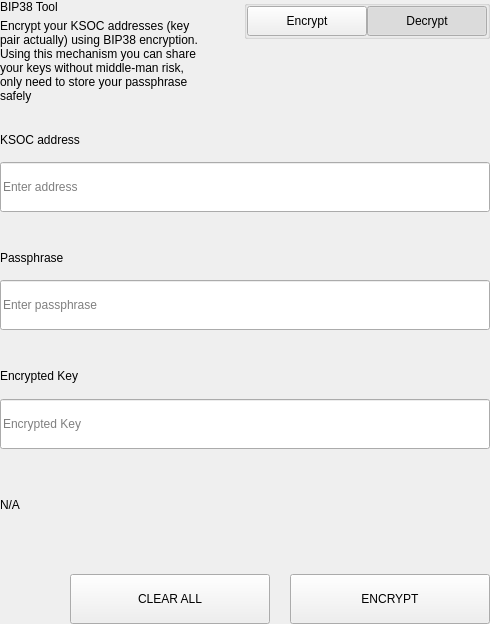
<?xml version="1.0" encoding="UTF-8"?>
<ui version="4.0">
 <class>SettingsBitToolWidget</class>
 <widget class="QWidget" name="SettingsBitToolWidget">
  <property name="geometry">
   <rect>
    <x>0</x>
    <y>0</y>
    <width>490</width>
    <height>624</height>
   </rect>
  </property>
  <property name="windowTitle">
   <string>Form</string>
  </property>
  <layout class="QVBoxLayout" name="verticalLayout">
   <property name="spacing">
    <number>0</number>
   </property>
   <property name="leftMargin">
    <number>0</number>
   </property>
   <property name="topMargin">
    <number>0</number>
   </property>
   <property name="rightMargin">
    <number>0</number>
   </property>
   <property name="bottomMargin">
    <number>0</number>
   </property>
   <item>
    <widget class="QWidget" name="left" native="true">
     <layout class="QVBoxLayout" name="verticalLayout_3">
      <property name="leftMargin">
       <number>0</number>
      </property>
      <property name="topMargin">
       <number>0</number>
      </property>
      <property name="rightMargin">
       <number>0</number>
      </property>
      <property name="bottomMargin">
       <number>0</number>
      </property>
      <item>
       <layout class="QVBoxLayout" name="verticalLayout_2">
        <property name="spacing">
         <number>0</number>
        </property>
        <item>
         <layout class="QHBoxLayout" name="horizontalLayout_3" stretch="3,1">
          <property name="spacing">
           <number>40</number>
          </property>
          <item>
           <layout class="QVBoxLayout" name="verticalLayoutTitle">
            <property name="spacing">
             <number>5</number>
            </property>
            <item>
             <widget class="QLabel" name="labelTitle">
              <property name="text">
               <string>BIP38 Tool</string>
              </property>
             </widget>
            </item>
            <item>
             <widget class="QLabel" name="labelSubtitle1">
              <property name="text">
               <string>Encrypt your KSOC addresses (key pair actually) using BIP38 encryption.
Using this mechanism you can share your keys without middle-man risk, only need to store your passphrase safely</string>
              </property>
              <property name="wordWrap">
               <bool>true</bool>
              </property>
             </widget>
            </item>
           </layout>
          </item>
          <item alignment="Qt::AlignTop">
           <widget class="QGroupBox" name="groupBox">
            <property name="title">
             <string/>
            </property>
            <property name="alignment">
             <set>Qt::AlignLeading|Qt::AlignLeft|Qt::AlignTop</set>
            </property>
            <layout class="QHBoxLayout" name="horizontalLayout_4">
             <property name="spacing">
              <number>0</number>
             </property>
             <property name="leftMargin">
              <number>0</number>
             </property>
             <property name="topMargin">
              <number>0</number>
             </property>
             <property name="rightMargin">
              <number>0</number>
             </property>
             <property name="bottomMargin">
              <number>0</number>
             </property>
             <item>
              <spacer name="horizontalSpacer">
               <property name="orientation">
                <enum>Qt::Horizontal</enum>
               </property>
               <property name="sizeHint" stdset="0">
                <size>
                 <width>40</width>
                 <height>20</height>
                </size>
               </property>
              </spacer>
             </item>
             <item>
              <widget class="QPushButton" name="pushLeft">
               <property name="minimumSize">
                <size>
                 <width>120</width>
                 <height>30</height>
                </size>
               </property>
               <property name="maximumSize">
                <size>
                 <width>120</width>
                 <height>30</height>
                </size>
               </property>
               <property name="focusPolicy">
                <enum>Qt::NoFocus</enum>
               </property>
               <property name="text">
                <string>Encrypt</string>
               </property>
               <property name="checkable">
                <bool>true</bool>
               </property>
               <property name="autoExclusive">
                <bool>true</bool>
               </property>
              </widget>
             </item>
             <item>
              <widget class="QPushButton" name="pushRight">
               <property name="minimumSize">
                <size>
                 <width>120</width>
                 <height>30</height>
                </size>
               </property>
               <property name="maximumSize">
                <size>
                 <width>120</width>
                 <height>30</height>
                </size>
               </property>
               <property name="focusPolicy">
                <enum>Qt::NoFocus</enum>
               </property>
               <property name="text">
                <string>Decrypt</string>
               </property>
               <property name="checkable">
                <bool>true</bool>
               </property>
               <property name="checked">
                <bool>true</bool>
               </property>
               <property name="autoExclusive">
                <bool>true</bool>
               </property>
              </widget>
             </item>
            </layout>
           </widget>
          </item>
         </layout>
        </item>
        <item>
         <widget class="QStackedWidget" name="stackedWidget">
          <property name="currentIndex">
           <number>1</number>
          </property>
          <widget class="QWidget" name="pageDecrypt">
           <layout class="QVBoxLayout" name="verticalLayout_5">
            <property name="spacing">
             <number>0</number>
            </property>
            <property name="leftMargin">
             <number>0</number>
            </property>
            <property name="topMargin">
             <number>0</number>
            </property>
            <property name="rightMargin">
             <number>0</number>
            </property>
            <property name="bottomMargin">
             <number>0</number>
            </property>
            <item>
             <widget class="QWidget" name="widget" native="true">
              <property name="minimumSize">
               <size>
                <width>0</width>
                <height>100</height>
               </size>
              </property>
              <layout class="QVBoxLayout" name="verticalLayout_4">
               <property name="spacing">
                <number>0</number>
               </property>
               <property name="leftMargin">
                <number>0</number>
               </property>
               <property name="topMargin">
                <number>0</number>
               </property>
               <property name="rightMargin">
                <number>0</number>
               </property>
               <property name="bottomMargin">
                <number>0</number>
               </property>
               <item>
                <spacer name="verticalSpacer_2">
                 <property name="orientation">
                  <enum>Qt::Vertical</enum>
                 </property>
                 <property name="sizeType">
                  <enum>QSizePolicy::Fixed</enum>
                 </property>
                 <property name="sizeHint" stdset="0">
                  <size>
                   <width>20</width>
                   <height>20</height>
                  </size>
                 </property>
                </spacer>
               </item>
               <item>
                <layout class="QHBoxLayout" name="horizontalLayout_6" stretch="2">
                 <property name="spacing">
                  <number>0</number>
                 </property>
                 <item>
                  <layout class="QVBoxLayout" name="verticalLayout_7">
                   <property name="spacing">
                    <number>9</number>
                   </property>
                   <item>
                    <widget class="QLabel" name="labelSubtitleKey">
                     <property name="minimumSize">
                      <size>
                       <width>0</width>
                       <height>20</height>
                      </size>
                     </property>
                     <property name="maximumSize">
                      <size>
                       <width>16777215</width>
                       <height>20</height>
                      </size>
                     </property>
                     <property name="text">
                      <string>Encrypted key</string>
                     </property>
                    </widget>
                   </item>
                   <item>
                    <widget class="QLineEdit" name="lineEditKey">
                     <property name="minimumSize">
                      <size>
                       <width>0</width>
                       <height>50</height>
                      </size>
                     </property>
                     <property name="maximumSize">
                      <size>
                       <width>16777215</width>
                       <height>50</height>
                      </size>
                     </property>
                     <property name="placeholderText">
                      <string>Enter a encrypted key</string>
                     </property>
                    </widget>
                   </item>
                  </layout>
                 </item>
                </layout>
               </item>
               <item>
                <spacer name="verticalSpacer_3">
                 <property name="orientation">
                  <enum>Qt::Vertical</enum>
                 </property>
                 <property name="sizeType">
                  <enum>QSizePolicy::Fixed</enum>
                 </property>
                 <property name="sizeHint" stdset="0">
                  <size>
                   <width>20</width>
                   <height>20</height>
                  </size>
                 </property>
                </spacer>
               </item>
               <item>
                <layout class="QVBoxLayout" name="verticalLayout_9">
                 <property name="spacing">
                  <number>9</number>
                 </property>
                 <item>
                  <widget class="QLabel" name="labelSubtitlePassphrase">
                   <property name="maximumSize">
                    <size>
                     <width>16777215</width>
                     <height>20</height>
                    </size>
                   </property>
                   <property name="text">
                    <string>Passphrase</string>
                   </property>
                  </widget>
                 </item>
                 <item>
                  <widget class="QLineEdit" name="lineEditPassphrase">
                   <property name="minimumSize">
                    <size>
                     <width>0</width>
                     <height>50</height>
                    </size>
                   </property>
                   <property name="maximumSize">
                    <size>
                     <width>16777215</width>
                     <height>50</height>
                    </size>
                   </property>
                   <property name="placeholderText">
                    <string>Enter a passphrase</string>
                   </property>
                  </widget>
                 </item>
                </layout>
               </item>
               <item>
                <spacer name="verticalSpacer_4">
                 <property name="orientation">
                  <enum>Qt::Vertical</enum>
                 </property>
                 <property name="sizeType">
                  <enum>QSizePolicy::Fixed</enum>
                 </property>
                 <property name="sizeHint" stdset="0">
                  <size>
                   <width>20</width>
                   <height>20</height>
                  </size>
                 </property>
                </spacer>
               </item>
               <item>
                <widget class="QWidget" name="widget_3" native="true">
                 <property name="sizePolicy">
                  <sizepolicy hsizetype="Preferred" vsizetype="Fixed">
                   <horstretch>0</horstretch>
                   <verstretch>0</verstretch>
                  </sizepolicy>
                 </property>
                 <layout class="QVBoxLayout" name="verticalLayout_10">
                  <property name="spacing">
                   <number>9</number>
                  </property>
                  <property name="leftMargin">
                   <number>0</number>
                  </property>
                  <property name="topMargin">
                   <number>0</number>
                  </property>
                  <property name="rightMargin">
                   <number>0</number>
                  </property>
                  <property name="bottomMargin">
                   <number>0</number>
                  </property>
                  <item>
                   <widget class="QLabel" name="labelSubtitleDecryptResult">
                    <property name="minimumSize">
                     <size>
                      <width>0</width>
                      <height>20</height>
                     </size>
                    </property>
                    <property name="maximumSize">
                     <size>
                      <width>16777215</width>
                      <height>20</height>
                     </size>
                    </property>
                    <property name="text">
                     <string>Decrypted address result</string>
                    </property>
                   </widget>
                  </item>
                  <item>
                   <widget class="QWidget" name="widget_4" native="true">
                    <layout class="QHBoxLayout" name="horizontalLayout" stretch="6,0,1">
                     <property name="spacing">
                      <number>0</number>
                     </property>
                     <property name="leftMargin">
                      <number>0</number>
                     </property>
                     <property name="topMargin">
                      <number>0</number>
                     </property>
                     <property name="rightMargin">
                      <number>0</number>
                     </property>
                     <property name="bottomMargin">
                      <number>0</number>
                     </property>
                     <item alignment="Qt::AlignVCenter">
                      <widget class="QLineEdit" name="lineEditDecryptResult">
                       <property name="minimumSize">
                        <size>
                         <width>0</width>
                         <height>50</height>
                        </size>
                       </property>
                       <property name="maximumSize">
                        <size>
                         <width>16777215</width>
                         <height>50</height>
                        </size>
                       </property>
                       <property name="placeholderText">
                        <string>Decrypted Address</string>
                       </property>
                      </widget>
                     </item>
                     <item>
                      <spacer name="horizontalSpacer_4">
                       <property name="orientation">
                        <enum>Qt::Horizontal</enum>
                       </property>
                       <property name="sizeType">
                        <enum>QSizePolicy::Fixed</enum>
                       </property>
                       <property name="sizeHint" stdset="0">
                        <size>
                         <width>20</width>
                         <height>50</height>
                        </size>
                       </property>
                      </spacer>
                     </item>
                     <item>
                      <widget class="QPushButton" name="pushButtonImport">
                       <property name="minimumSize">
                        <size>
                         <width>140</width>
                         <height>40</height>
                        </size>
                       </property>
                       <property name="text">
                        <string>Import Address</string>
                       </property>
                      </widget>
                     </item>
                    </layout>
                   </widget>
                  </item>
                 </layout>
                </widget>
               </item>
               <item>
                <widget class="QLabel" name="statusLabel_DEC">
                 <property name="maximumSize">
                  <size>
                   <width>16777215</width>
                   <height>40</height>
                  </size>
                 </property>
                 <property name="text">
                  <string/>
                 </property>
                </widget>
               </item>
               <item>
                <spacer name="verticalSpacer">
                 <property name="orientation">
                  <enum>Qt::Vertical</enum>
                 </property>
                 <property name="sizeType">
                  <enum>QSizePolicy::Preferred</enum>
                 </property>
                 <property name="sizeHint" stdset="0">
                  <size>
                   <width>20</width>
                   <height>20</height>
                  </size>
                 </property>
                </spacer>
               </item>
               <item>
                <layout class="QHBoxLayout" name="horizontalLayout_7">
                 <property name="spacing">
                  <number>0</number>
                 </property>
                 <item>
                  <spacer name="horizontalSpacer_5">
                   <property name="orientation">
                    <enum>Qt::Horizontal</enum>
                   </property>
                   <property name="sizeType">
                    <enum>QSizePolicy::Expanding</enum>
                   </property>
                   <property name="sizeHint" stdset="0">
                    <size>
                     <width>40</width>
                     <height>20</height>
                    </size>
                   </property>
                  </spacer>
                 </item>
                 <item>
                  <widget class="QPushButton" name="pushButtonDecryptClear">
                   <property name="minimumSize">
                    <size>
                     <width>200</width>
                     <height>50</height>
                    </size>
                   </property>
                   <property name="maximumSize">
                    <size>
                     <width>200</width>
                     <height>50</height>
                    </size>
                   </property>
                   <property name="text">
                    <string>CLEAR</string>
                   </property>
                  </widget>
                 </item>
                 <item>
                  <spacer name="horizontalSpacer_3">
                   <property name="orientation">
                    <enum>Qt::Horizontal</enum>
                   </property>
                   <property name="sizeType">
                    <enum>QSizePolicy::Fixed</enum>
                   </property>
                   <property name="sizeHint" stdset="0">
                    <size>
                     <width>20</width>
                     <height>20</height>
                    </size>
                   </property>
                  </spacer>
                 </item>
                 <item>
                  <widget class="QPushButton" name="pushButtonDecrypt">
                   <property name="minimumSize">
                    <size>
                     <width>200</width>
                     <height>50</height>
                    </size>
                   </property>
                   <property name="maximumSize">
                    <size>
                     <width>200</width>
                     <height>50</height>
                    </size>
                   </property>
                   <property name="text">
                    <string>DECRYPT KEY</string>
                   </property>
                  </widget>
                 </item>
                </layout>
               </item>
              </layout>
             </widget>
            </item>
           </layout>
          </widget>
          <widget class="QWidget" name="pageEncrypt">
           <layout class="QVBoxLayout" name="verticalLayout_11">
            <property name="spacing">
             <number>0</number>
            </property>
            <property name="leftMargin">
             <number>0</number>
            </property>
            <property name="topMargin">
             <number>0</number>
            </property>
            <property name="rightMargin">
             <number>0</number>
            </property>
            <property name="bottomMargin">
             <number>0</number>
            </property>
            <item>
             <spacer name="verticalSpacer_8">
              <property name="orientation">
               <enum>Qt::Vertical</enum>
              </property>
              <property name="sizeType">
               <enum>QSizePolicy::Fixed</enum>
              </property>
              <property name="sizeHint" stdset="0">
               <size>
                <width>20</width>
                <height>20</height>
               </size>
              </property>
             </spacer>
            </item>
            <item>
             <widget class="QWidget" name="containerAddressEnc" native="true">
              <layout class="QVBoxLayout" name="containerAddressEncLayout">
               <property name="spacing">
                <number>5</number>
               </property>
               <property name="leftMargin">
                <number>0</number>
               </property>
               <property name="topMargin">
                <number>0</number>
               </property>
               <property name="rightMargin">
                <number>0</number>
               </property>
               <property name="bottomMargin">
                <number>0</number>
               </property>
               <item>
                <widget class="QLabel" name="labelSubtitleAddress">
                 <property name="minimumSize">
                  <size>
                   <width>0</width>
                   <height>20</height>
                  </size>
                 </property>
                 <property name="maximumSize">
                  <size>
                   <width>16777215</width>
                   <height>20</height>
                  </size>
                 </property>
                 <property name="text">
                  <string>KSOC address</string>
                 </property>
                </widget>
               </item>
               <item>
                <widget class="QLineEdit" name="addressIn_ENC">
                 <property name="minimumSize">
                  <size>
                   <width>0</width>
                   <height>50</height>
                  </size>
                 </property>
                 <property name="placeholderText">
                  <string>Enter address</string>
                 </property>
                </widget>
               </item>
              </layout>
             </widget>
            </item>
            <item>
             <spacer name="verticalSpacer_6">
              <property name="orientation">
               <enum>Qt::Vertical</enum>
              </property>
              <property name="sizeType">
               <enum>QSizePolicy::Fixed</enum>
              </property>
              <property name="sizeHint" stdset="0">
               <size>
                <width>20</width>
                <height>20</height>
               </size>
              </property>
             </spacer>
            </item>
            <item>
             <widget class="QWidget" name="containerAddress" native="true">
              <layout class="QHBoxLayout" name="horizontalLayout_9" stretch="2">
               <property name="spacing">
                <number>0</number>
               </property>
               <property name="leftMargin">
                <number>0</number>
               </property>
               <property name="topMargin">
                <number>0</number>
               </property>
               <property name="rightMargin">
                <number>0</number>
               </property>
               <property name="bottomMargin">
                <number>0</number>
               </property>
               <item>
                <layout class="QVBoxLayout" name="verticalLayout_8">
                 <property name="spacing">
                  <number>5</number>
                 </property>
                 <item>
                  <widget class="QLabel" name="labelSubtitleMessage">
                   <property name="minimumSize">
                    <size>
                     <width>0</width>
                     <height>20</height>
                    </size>
                   </property>
                   <property name="maximumSize">
                    <size>
                     <width>16777215</width>
                     <height>20</height>
                    </size>
                   </property>
                   <property name="text">
                    <string>Passphrase</string>
                   </property>
                  </widget>
                 </item>
                 <item>
                  <widget class="QLineEdit" name="passphraseIn_ENC">
                   <property name="minimumSize">
                    <size>
                     <width>0</width>
                     <height>50</height>
                    </size>
                   </property>
                   <property name="maximumSize">
                    <size>
                     <width>16777215</width>
                     <height>50</height>
                    </size>
                   </property>
                   <property name="placeholderText">
                    <string>Enter passphrase</string>
                   </property>
                  </widget>
                 </item>
                </layout>
               </item>
              </layout>
             </widget>
            </item>
            <item>
             <spacer name="verticalSpacer_7">
              <property name="orientation">
               <enum>Qt::Vertical</enum>
              </property>
              <property name="sizeType">
               <enum>QSizePolicy::Fixed</enum>
              </property>
              <property name="sizeHint" stdset="0">
               <size>
                <width>20</width>
                <height>20</height>
               </size>
              </property>
             </spacer>
            </item>
            <item>
             <widget class="QWidget" name="widget_2" native="true">
              <property name="minimumSize">
               <size>
                <width>0</width>
                <height>75</height>
               </size>
              </property>
              <property name="maximumSize">
               <size>
                <width>16777215</width>
                <height>16777215</height>
               </size>
              </property>
              <layout class="QVBoxLayout" name="verticalLayout_6">
               <property name="leftMargin">
                <number>0</number>
               </property>
               <property name="topMargin">
                <number>0</number>
               </property>
               <property name="rightMargin">
                <number>0</number>
               </property>
               <property name="bottomMargin">
                <number>0</number>
               </property>
               <item>
                <widget class="QLabel" name="labelSubtitleEncryptedKey">
                 <property name="minimumSize">
                  <size>
                   <width>0</width>
                   <height>20</height>
                  </size>
                 </property>
                 <property name="maximumSize">
                  <size>
                   <width>16777215</width>
                   <height>20</height>
                  </size>
                 </property>
                 <property name="text">
                  <string>Encrypted Key</string>
                 </property>
                </widget>
               </item>
               <item>
                <widget class="QLineEdit" name="encryptedKeyOut_ENC">
                 <property name="minimumSize">
                  <size>
                   <width>0</width>
                   <height>50</height>
                  </size>
                 </property>
                 <property name="placeholderText">
                  <string>Encrypted Key</string>
                 </property>
                </widget>
               </item>
              </layout>
             </widget>
            </item>
            <item>
             <widget class="QLabel" name="statusLabel_ENC">
              <property name="text">
               <string notr="true">N/A</string>
              </property>
             </widget>
            </item>
            <item>
             <spacer name="verticalSpacer_5">
              <property name="orientation">
               <enum>Qt::Vertical</enum>
              </property>
              <property name="sizeType">
               <enum>QSizePolicy::Fixed</enum>
              </property>
              <property name="sizeHint" stdset="0">
               <size>
                <width>20</width>
                <height>20</height>
               </size>
              </property>
             </spacer>
            </item>
            <item>
             <layout class="QHBoxLayout" name="horizontalLayout_8">
              <property name="spacing">
               <number>0</number>
              </property>
              <item>
               <spacer name="horizontalSpacer_6">
                <property name="orientation">
                 <enum>Qt::Horizontal</enum>
                </property>
                <property name="sizeType">
                 <enum>QSizePolicy::Expanding</enum>
                </property>
                <property name="sizeHint" stdset="0">
                 <size>
                  <width>40</width>
                  <height>20</height>
                 </size>
                </property>
               </spacer>
              </item>
              <item>
               <widget class="QPushButton" name="pushButtonClear">
                <property name="minimumSize">
                 <size>
                  <width>200</width>
                  <height>50</height>
                 </size>
                </property>
                <property name="focusPolicy">
                 <enum>Qt::NoFocus</enum>
                </property>
                <property name="text">
                 <string>CLEAR ALL</string>
                </property>
               </widget>
              </item>
              <item>
               <spacer name="horizontalSpacer_2">
                <property name="orientation">
                 <enum>Qt::Horizontal</enum>
                </property>
                <property name="sizeType">
                 <enum>QSizePolicy::Fixed</enum>
                </property>
                <property name="sizeHint" stdset="0">
                 <size>
                  <width>20</width>
                  <height>20</height>
                 </size>
                </property>
               </spacer>
              </item>
              <item>
               <widget class="QPushButton" name="pushButtonEncrypt">
                <property name="minimumSize">
                 <size>
                  <width>200</width>
                  <height>50</height>
                 </size>
                </property>
                <property name="maximumSize">
                 <size>
                  <width>200</width>
                  <height>50</height>
                 </size>
                </property>
                <property name="focusPolicy">
                 <enum>Qt::NoFocus</enum>
                </property>
                <property name="text">
                 <string>ENCRYPT</string>
                </property>
               </widget>
              </item>
             </layout>
            </item>
           </layout>
          </widget>
         </widget>
        </item>
       </layout>
      </item>
     </layout>
    </widget>
   </item>
  </layout>
 </widget>
 <resources/>
 <connections/>
</ui>
